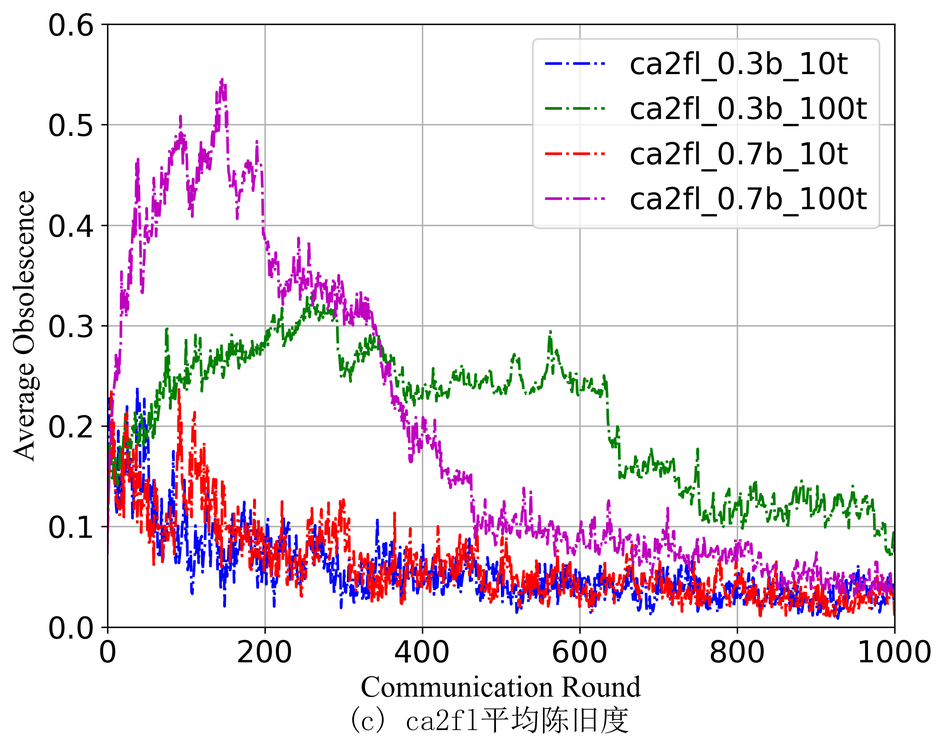
#> input picture dataplot/FMnist/c2fl/photo/lambda_ca2fl_plot.png, 945 x 747 px, shrunk from 2233 x 1764 before the run
$ python lambda_photo.py
#> lines starting #> are read from the running program, lines starting #| are printed output that depends on the picture
from PIL import Image

# 打开两张图片
# img_left = Image.open("./KAFL/photo/lambda_KAFL_plot.png")
# img_right = Image.open("./Fedbuff/photo/lambda_FedBuff_plot.png")
img_left = Image.open("./c2fl/photo/lambda_ca2fl_plot.png")
#> img_left is the input picture: PIL image 945x747 RGBA; mean R, G, B, A 239, 230.9, 236.5, 255
img_right = Image.open("./fedbalance/photo/lambda_ours_plot.png")
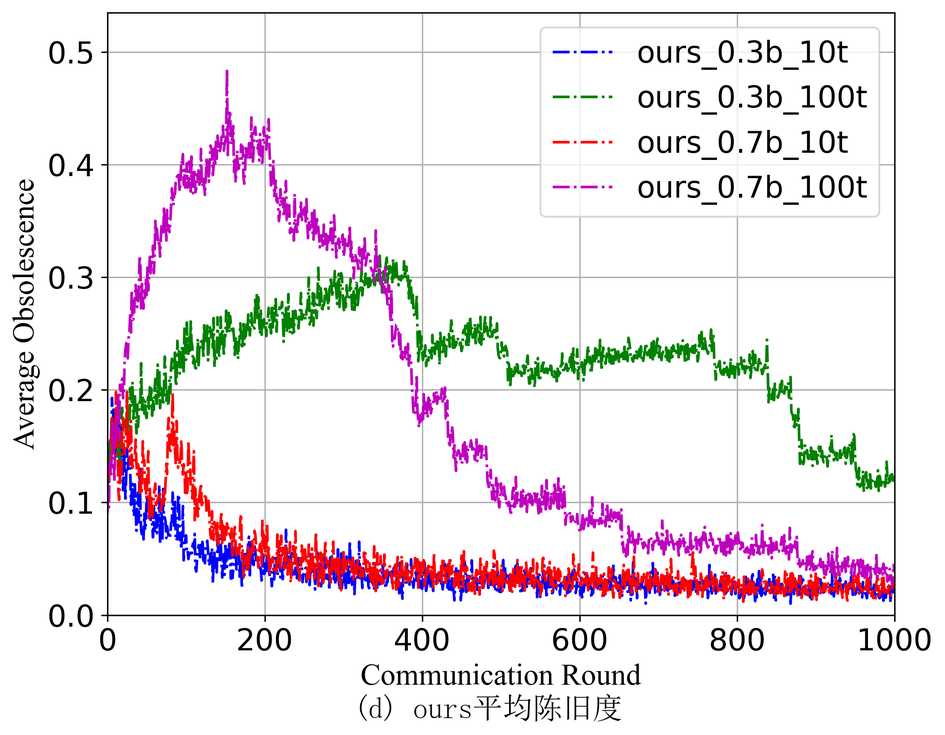
#> input picture dataplot/FMnist/fedbalance/photo/lambda_ours_plot.png, 945 x 735 px, shrunk from 2233 x 1737 before the run
#> img_right is the input picture: PIL image 945x735 RGBA; mean R, G, B, A 238.6, 231.9, 236, 255

# 获取各图片的尺寸
w_left, h_left = img_left.size
#> w_left = 945; h_left = 747
w_right, h_right = img_right.size
#> w_right = 945; h_right = 735

# 计算新图的宽度和高度（宽度相加，高度取最大值）
new_width = w_left + w_right
#> new_width = 1890
new_height = max(h_left, h_right)
#> new_height = 747

# 创建一个空白新图（白色背景）
new_img = Image.new("RGB", (new_width, new_height), color=(255, 255, 255))
#> new_img: PIL image 1890x747 RGB; every value is 255

# 粘贴图片到左右两侧（顶部对齐）
new_img.paste(img_left, (0, 0))                # 左侧图片
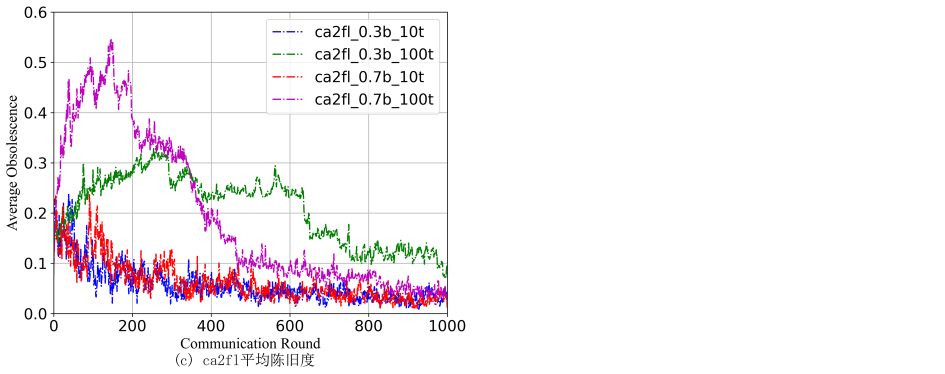
#> new_img: PIL image 1890x747 RGB (shown at 1/2 size); mean R, G, B 247, 243, 245.8
new_img.paste(img_right, (w_left, 0))          # 右侧图片
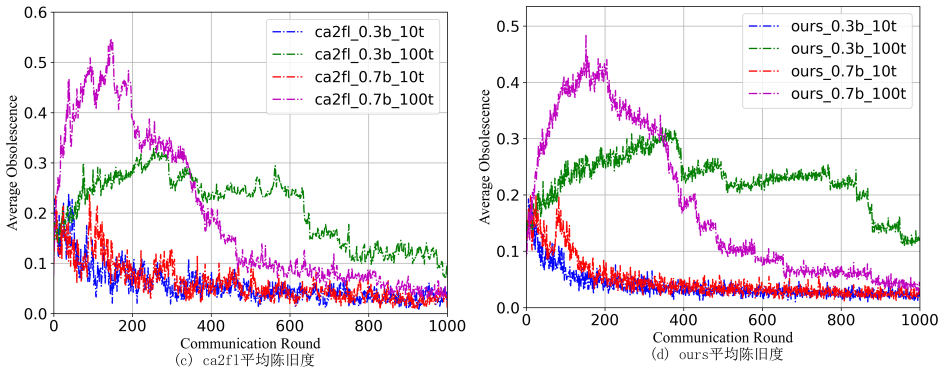
#> new_img: PIL image 1890x747 RGB (shown at 1/2 size); mean R, G, B 238.9, 231.6, 236.4

# 保存新图
new_img.save("lambda_combined2.jpg")

print("拼接完成，已保存为 lambda_combined.jpg")
